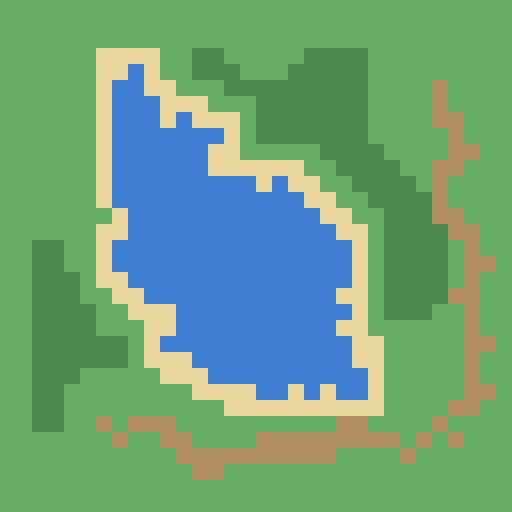

Below is a game level as drawn by its tile map, then a one-line description and the .tmx file that defines it, in full:
An orthogonal 32x32 tile map with 16x16 px tiles, 1 tile layer (terrain).

<map version="1.10" tiledversion="1.10.2" orientation="orthogonal" renderorder="right-down" width="32" height="32" tilewidth="16" tileheight="16">
 <tileset firstgid="1" name="terrain" tilewidth="16" tileheight="16" tilecount="5" columns="5">
  <image source="wfc_tileset.png" width="80" height="16" />
 </tileset>
 <layer id="1" name="terrain" width="32" height="32">
  <data encoding="csv">
3,3,3,3,3,3,3,3,3,3,3,3,3,3,3,3,3,3,3,3,3,3,3,3,3,3,3,3,3,3,3,3,
3,3,3,3,3,3,3,3,3,3,3,3,3,3,3,3,3,3,3,3,3,3,3,3,3,3,3,3,3,3,3,3,
3,3,3,3,3,3,3,3,3,3,3,3,3,3,3,3,3,3,3,3,3,3,3,3,3,3,3,3,3,3,3,3,
3,3,3,3,3,3,2,2,2,2,3,3,4,4,3,3,3,3,3,4,4,4,4,3,3,3,3,3,3,3,3,3,
3,3,3,3,3,3,2,2,1,2,3,3,4,4,4,3,3,3,4,4,4,4,4,3,3,3,3,3,3,3,3,3,
3,3,3,3,3,3,2,1,1,2,2,3,3,3,4,4,4,4,4,4,4,4,4,3,3,3,3,5,3,3,3,3,
3,3,3,3,3,3,2,1,1,1,2,2,2,3,3,3,4,4,4,4,4,4,4,3,3,3,3,5,3,3,3,3,
3,3,3,3,3,3,2,1,1,1,2,1,2,2,2,3,4,4,4,4,4,4,4,3,3,3,3,5,5,3,3,3,
3,3,3,3,3,3,2,1,1,1,1,1,1,1,2,3,4,4,4,4,4,4,4,3,3,3,3,3,5,3,3,3,
3,3,3,3,3,3,2,1,1,1,1,1,1,2,2,3,3,3,3,3,4,4,4,4,3,3,3,3,5,5,3,3,
3,3,3,3,3,3,2,1,1,1,1,1,1,2,2,2,2,2,2,3,3,4,4,4,4,3,3,5,5,3,3,3,
3,3,3,3,3,3,2,1,1,1,1,1,1,1,1,1,2,1,2,2,3,3,4,4,4,4,3,5,3,3,3,3,
3,3,3,3,3,3,2,1,1,1,1,1,1,1,1,1,1,1,1,2,2,3,3,4,4,4,4,5,3,3,3,3,
3,3,3,3,3,3,3,2,1,1,1,1,1,1,1,1,1,1,1,1,2,2,3,3,4,4,4,5,5,3,3,3,
3,3,3,3,3,3,2,2,1,1,1,1,1,1,1,1,1,1,1,1,1,2,2,3,4,4,4,4,5,5,3,3,
3,3,4,4,3,3,2,1,1,1,1,1,1,1,1,1,1,1,1,1,1,1,2,3,4,4,4,4,3,5,3,3,
3,3,4,4,3,3,2,1,1,1,1,1,1,1,1,1,1,1,1,1,1,1,2,3,4,4,4,4,3,5,5,3,
3,3,4,4,4,3,2,2,1,1,1,1,1,1,1,1,1,1,1,1,1,1,2,3,4,4,4,4,3,5,3,3,
3,3,4,4,4,3,3,2,2,1,1,1,1,1,1,1,1,1,1,1,1,2,2,3,4,4,4,4,5,5,3,3,
3,3,4,4,4,4,3,3,2,2,2,1,1,1,1,1,1,1,1,1,1,1,2,3,4,4,4,3,3,5,3,3,
3,3,4,4,4,4,3,3,3,2,2,1,1,1,1,1,1,1,1,1,1,2,2,3,3,3,3,3,3,5,3,3,
3,3,4,4,4,4,4,4,3,2,1,1,1,1,1,1,1,1,1,1,1,1,2,2,3,3,3,3,3,5,5,3,
3,3,4,4,4,4,4,4,3,2,2,2,1,1,1,1,1,1,1,1,1,1,2,2,3,3,3,3,3,5,3,3,
3,3,4,4,4,3,3,3,3,3,2,2,2,1,1,1,1,1,1,1,1,1,1,2,3,3,3,3,3,5,3,3,
3,3,4,4,3,3,3,3,3,3,3,3,2,2,2,2,1,1,2,1,2,1,1,2,3,3,3,3,3,5,5,3,
3,3,4,4,3,3,3,3,3,3,3,3,3,3,2,2,2,2,2,2,2,2,2,2,3,3,3,3,5,5,3,3,
3,3,4,4,3,3,5,3,5,5,5,3,3,3,3,3,3,3,3,3,3,5,5,3,3,3,3,5,3,3,3,3,
3,3,3,3,3,3,3,5,3,3,5,5,3,3,3,3,5,5,5,5,5,5,5,5,5,3,5,3,5,3,3,3,
3,3,3,3,3,3,3,3,3,3,3,5,5,5,5,5,5,5,5,5,5,3,3,3,3,5,3,3,3,3,3,3,
3,3,3,3,3,3,3,3,3,3,3,3,5,5,3,3,3,3,3,3,3,3,3,3,3,3,3,3,3,3,3,3,
3,3,3,3,3,3,3,3,3,3,3,3,3,3,3,3,3,3,3,3,3,3,3,3,3,3,3,3,3,3,3,3,
3,3,3,3,3,3,3,3,3,3,3,3,3,3,3,3,3,3,3,3,3,3,3,3,3,3,3,3,3,3,3,3
  </data>
 </layer>
</map>
